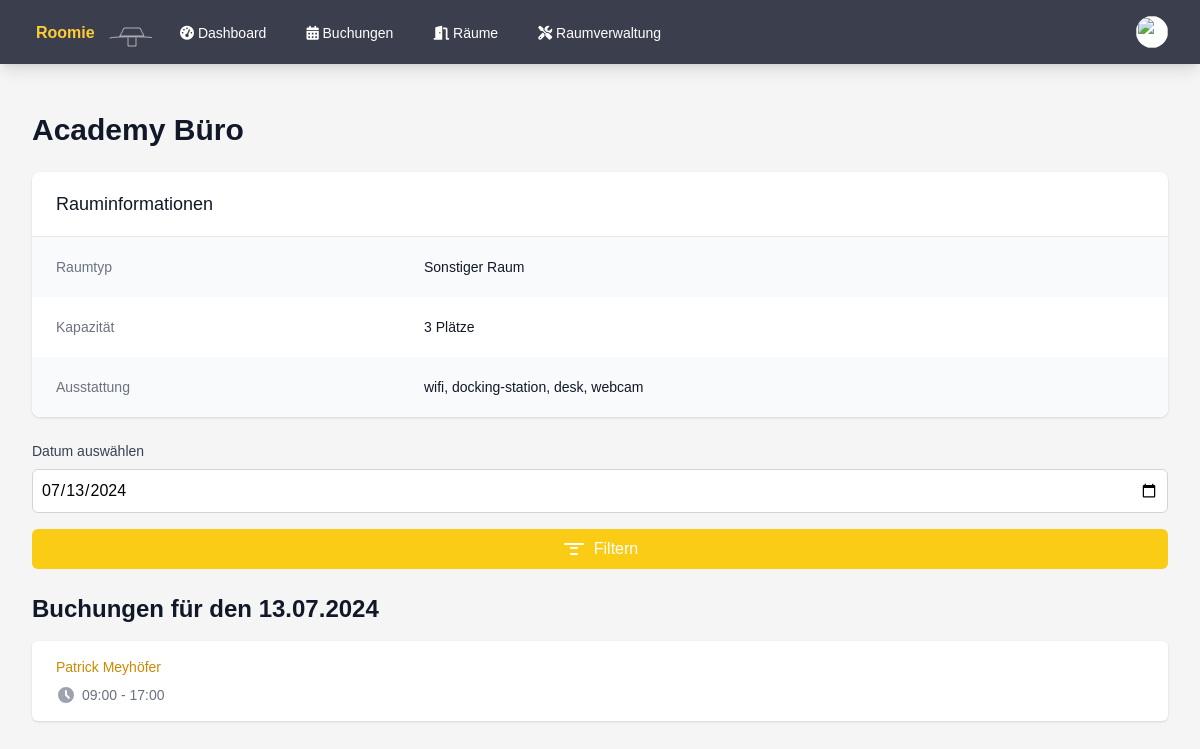
The app's page /room_details.php?id=2 (signed in) with its own data.
### tables this page shows
CREATE TABLE rooms (
        id INTEGER PRIMARY KEY AUTOINCREMENT,
        name TEXT NOT NULL,
        number TEXT,
        type TEXT NOT NULL,
        capacity INTEGER DEFAULT 0,
        is_favorite INTEGER DEFAULT 0,
        equipment TEXT,
        grid_position INTEGER
    );

CREATE TABLE bookings (
        id INTEGER PRIMARY KEY AUTOINCREMENT,
        user_id INTEGER,
        room_id INTEGER,
        seat_id INTEGER,
        date TEXT NOT NULL,
        start_time TEXT NOT NULL,
        end_time TEXT NOT NULL,
        FOREIGN KEY (user_id) REFERENCES users(id),
        FOREIGN KEY (room_id) REFERENCES rooms(id),
        FOREIGN KEY (seat_id) REFERENCES seats(id)
    );

CREATE TABLE users (
        id INTEGER PRIMARY KEY AUTOINCREMENT,
        name TEXT NOT NULL,
        email TEXT UNIQUE NOT NULL,
        password TEXT NOT NULL,
        is_admin INTEGER DEFAULT 0,
        profile_image VARCHAR(255),
        notifications BOOLEAN DEFAULT 0,
        created_at DATETIME DEFAULT CURRENT_TIMESTAMP
    );

### auth.php (called while the page is built, shortened)
<?php
function isAdmin() {
    return isset($_SESSION['is_admin']) && $_SESSION['is_admin'] == 1;
}

### room_details.php (the view, shortened to what this page needs)
<?php
require_once 'auth.php';
$room_id = $_GET['id'] ?? null;
$selected_date = $_GET['date'] ?? date('Y-m-d');
try {
    $db = getDatabaseConnection();
    $stmt = $db->prepare('SELECT r.*
                          FROM rooms r
                          WHERE r.id = :id');
    $stmt->execute(['id' => $room_id]);
    $room = $stmt->fetch(PDO::FETCH_ASSOC);
    $stmt = $db->prepare('SELECT b.*, u.name as user_name
                          FROM bookings b
                          JOIN users u ON b.user_id = u.id
                          WHERE b.room_id = :room_id AND b.date = :selected_date
                          ORDER BY b.start_time');
    $stmt->execute(['room_id' => $room_id, 'selected_date' => $selected_date]);
    $bookings = $stmt->fetchAll(PDO::FETCH_ASSOC);
    $selected_date_formatted = (new DateTime($selected_date))->format('d.m.Y');
} catch (Exception $e) {
    $error = $e->getMessage();
}
function getRoomTypeName($type)
{
    switch ($type) {
        default:
            return 'Sonstiger Raum';
    }
}
?>
<!DOCTYPE html>
<html lang="de">
<head>
    <script src="https://cdn.tailwindcss.com"></script>
    <link rel="stylesheet" href="styles.css">
    <link rel="stylesheet" href="https://cdnjs.cloudflare.com/ajax/libs/font-awesome/6.1.1/css/all.min.css">
</head>
<body class="bg-custom-background">
<nav class="bg-custom-nav shadow-lg" x-data="{ open: false }">
        <div class="max-w-7xl mx-auto px-4 sm:px-6 lg:px-8">
            <div class="flex justify-between h-16">
                <div class="flex">
                    <div class="flex-shrink-0 flex items-center">
                        <a href="index.php">
                            <img class="h-8 w-auto" src="test.svg" alt="Roomie Logo">
                        </a>
                    </div>
                    <div class="hidden sm:ml-6 sm:flex sm:space-x-8">
                        <a href="index.php" class="inline-flex items-center px-1 pt-1 border-b-2 text-sm font-medium <?php echo $current_page == 'index.php' ? 'active' : 'inactive'; ?>">
                            <i class="fas fa-tachometer-alt"></i>&nbsp;Dashboard
                        </a>
                        <a href="bookings.php" class="inline-flex items-center px-1 pt-1 border-b-2 text-sm font-medium <?php echo $current_page == 'bookings.php' ? 'active' : 'inactive'; ?>">
                            <i class="fas fa-calendar-alt"></i>&nbsp;Buchungen
                        </a>
                        <a href="rooms.php" class="inline-flex items-center px-1 pt-1 border-b-2 text-sm font-medium <?php echo $current_page == 'rooms.php' ? 'active' : 'inactive'; ?>">
                            <i class="fas fa-door-open"></i>&nbsp;Räume
                        </a>
                        <?php if (isAdmin()) : ?>
                            <a href="admin_rooms.php" class="inline-flex items-center px-1 pt-1 border-b-2 text-sm font-medium <?php echo $current_page == 'admin_rooms.php' ? 'active' : 'inactive'; ?>">
                                <i class="fas fa-tools"></i>&nbsp;Raumverwaltung
                            </a>
                        <?php endif; ?>
                    </div>
                </div>
                <div class="hidden sm:ml-6 sm:flex sm:items-center">
                    <div class="ml-3 relative" x-data="{ open: false }">
                        <div>
                            <button @click="open = !open" class="bg-white rounded-full flex text-sm focus:outline-none focus:ring-2 focus:ring-offset-2 focus:ring-yellow-500" id="user-menu" aria-haspopup="true" x-bind:aria-expanded="open">
                                <img class="h-8 w-8 rounded-full" src="<?php echo !empty($user['profile_image']) ? 'uploads/' . htmlspecialchars($user['profile_image']) : 'https://images.unsplash.com/photo-1472099645785-5658abf4ff4e?ixlib=rb-1.2.1&ixid=eyJhcHBfaWQiOjEyMDd9&auto=format&fit=facearea&facepad=2&w=256&h=256&q=80'; ?>" alt="">
                            </button>
                        </div>
                    </div>
                </div>
            </div>
        </div>
    </nav>
    <div class="max-w-7xl mx-auto py-6 sm:px-6 lg:px-8">
        <div class="px-4 py-6 sm:px-0">
            <?php if (isset($error)) : ?>
                <div class="bg-red-100 border-l-4 border-red-500 text-red-700 p-4 mb-6" role="alert">
                    <p><?php echo htmlspecialchars($error); ?></p>
                </div>
            <?php else : ?>
                <h1 class="text-3xl font-bold text-gray-900 mb-6"><?php echo htmlspecialchars($room['name']); ?></h1>
                <div class="bg-white shadow overflow-hidden sm:rounded-lg mb-6">
                    <div class="px-4 py-5 sm:px-6">
                        <h3 class="text-lg leading-6 font-medium text-gray-900">
                            Rauminformationen
                        </h3>
                    </div>
                    <div class="border-t border-gray-200">
                        <dl>
                            <div class="bg-gray-50 px-4 py-5 sm:grid sm:grid-cols-3 sm:gap-4 sm:px-6">
                                <dt class="text-sm font-medium text-gray-500">
                                    Raumtyp
                                </dt>
                                <dd class="mt-1 text-sm text-gray-900 sm:mt-0 sm:col-span-2">
                                    <?php echo htmlspecialchars(getRoomTypeName($room['type'])); ?>
                                </dd>
                            </div>
                            <div class="bg-white px-4 py-5 sm:grid sm:grid-cols-3 sm:gap-4 sm:px-6">
                                <dt class="text-sm font-medium text-gray-500">
                                    Kapazität
                                </dt>
                                <dd class="mt-1 text-sm text-gray-900 sm:mt-0 sm:col-span-2">
                                    <?php echo $room['capacity']; ?> Plätze
                                </dd>
                            </div>
                            <div class="bg-gray-50 px-4 py-5 sm:grid sm:grid-cols-3 sm:gap-4 sm:px-6">
                                <dt class="text-sm font-medium text-gray-500">
                                    Ausstattung
                                </dt>
                                <dd class="mt-1 text-sm text-gray-900 sm:mt-0 sm:col-span-2">
                                    <?php
                                    $equipment = json_decode($room['equipment'], true);
                                    echo $equipment ? implode(', ', $equipment) : 'Keine spezielle Ausstattung';
                                    ?>
                                </dd>
                            </div>
                        </dl>
                    </div>
                </div>
                <form method="GET" action="room_details.php" class="mb-6">
                    <label for="date" class="block text-sm font-medium text-gray-700 mb-2">Datum auswählen</label>
                    <input type="date" id="date" name="date" value="<?php echo htmlspecialchars($selected_date); ?>" class="w-full bg-white border border-gray-300 rounded-md p-2 mb-4">
                    <button type="submit" class="w-full bg-yellow-400 hover:bg-yellow-500 text-white rounded-md p-2 transition-colors duration-200 flex items-center justify-center">
                        <svg xmlns="http://www.w3.org/2000/svg" class="h-6 w-6 mr-2" fill="none" viewBox="0 0 24 24" stroke="currentColor">
                            <path stroke-linecap="round" stroke-linejoin="round" stroke-width="2" d="M3 7h18M9 17h6M9 11h6" />
                        </svg>
                        Filtern
                    </button>
                </form>
                <h2 class="text-2xl font-bold text-gray-900 mb-4">Buchungen für den <?php echo htmlspecialchars($selected_date_formatted); ?></h2>
                <?php if (empty($bookings)) : ?>
                    <p class="text-gray-600">Keine Buchungen für das ausgewählte Datum.</p>
                <?php else : ?>
                    <div class="bg-white shadow overflow-hidden sm:rounded-md">
                        <ul class="divide-y divide-gray-200">
                            <?php foreach ($bookings as $booking) : ?>
                                <li>
                                    <div class="px-4 py-4 sm:px-6">
                                        <div class="flex items-center justify-between">
                                            <p class="text-sm font-medium text-yellow-600 truncate">
                                                <?php echo htmlspecialchars($booking['user_name']); ?>
                                            </p>
                                        </div>
                                        <div class="mt-2 sm:flex sm:justify-between">
                                            <div class="sm:flex">
                                                <p class="flex items-center text-sm text-gray-500">
                                                    <svg class="flex-shrink-0 mr-1.5 h-5 w-5 text-gray-400" xmlns="http://www.w3.org/2000/svg" viewBox="0 0 20 20" fill="currentColor">
                                                        <path fill-rule="evenodd" d="M10 18a8 8 0 100-16 8 8 0 000 16zm1-12a1 1 0 10-2 0v4a1 1 0 00.293.707l2.828 2.829a1 1 0 101.415-1.415L11 9.586V6z" clip-rule="evenodd" />
                                                    </svg>
                                                    <?php echo $booking['start_time'] . ' - ' . $booking['end_time']; ?>
                                                </p>
                                            </div>
                                        </div>
                                    </div>
                                </li>
                            <?php endforeach; ?>
                        </ul>
                    </div>
                <?php endif; ?>
            <?php endif; ?>
        </div>
    </div>
</body>
</html>

### styles.css (style rules this page uses)
.mb-4 { margin-bottom: 1rem; }
.inactive { color: #fff !important; border-color: transparent !important; }
body { font-family: 'Source Sans 3', sans-serif; }
.bg-custom-nav { background-color: #3b3e4d; }
.bg-custom-background { background-color: #f5f5f5; }

### room_details.php (style rules this page uses)
body { font-family: 'Source Sans 3', sans-serif; }

### records on screen
rooms: name "Academy Büro", type "Sonstiger Raum", capacity "3", equipment "wifi, docking-station, desk, webcam"
bookings: user.name "Patrick Meyhöfer", start_time "09:00", end_time "17:00"

### other values on screen
$selected_date_formatted "13.07.2024"
